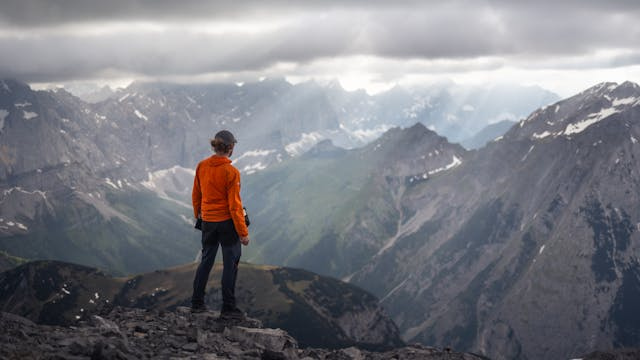
#> input picture 35_Resimden_vücut_algılama/insan.jpg, 640 x 360 px
$ python '35_resimden_vücut_algilama.py'
#> lines starting #> are read from the running program, lines starting #| are printed output that depends on the picture; after the words box and inside, x2 and y2 are one past the last pixel; in counts of white or black regions, pixels touching at a corner belong together
import cv2
img=cv2.imread("insan.jpg")
#> img is the input picture: shape (360, 640, 3); mean B, G, R 131.5, 124.7, 123.4
vucud=cv2.CascadeClassifier("haarcascade_fullbody.xml")
gri=cv2.cvtColor(img,cv2.COLOR_BGR2GRAY)
bodies=vucud.detectMultiScale(gri,1.4,3)
#> bodies = [[162, 105, 105, 211]]

for x,y,w,h in bodies:
    cv2.rectangle(img,(x,y),(x+w,y+h),(0,255,0),2)
#> this loop made 1 pass
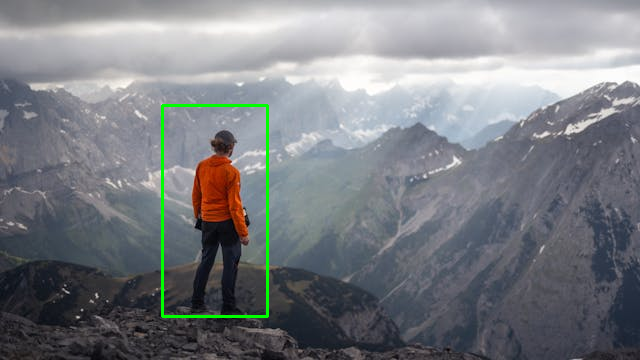
#> img: shape (360, 640, 3); 0.82% of pixels changed, all inside (x1, y1, x2, y2) = (161, 104, 269, 318)

cv2.imshow("1",img)
cv2.waitKey(0)
cv2.destroyAllWindows()
